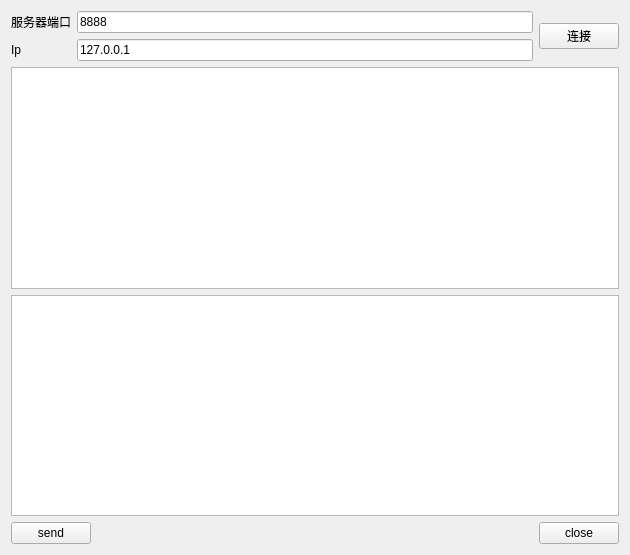
<?xml version="1.0" encoding="UTF-8"?>
<ui version="4.0">
 <class>ClienWidget</class>
 <widget class="QWidget" name="ClienWidget">
  <property name="geometry">
   <rect>
    <x>0</x>
    <y>0</y>
    <width>630</width>
    <height>555</height>
   </rect>
  </property>
  <property name="windowTitle">
   <string>Form</string>
  </property>
  <layout class="QGridLayout" name="gridLayout">
   <item row="0" column="0">
    <widget class="QLabel" name="labelPort">
     <property name="text">
      <string>服务器端口</string>
     </property>
    </widget>
   </item>
   <item row="0" column="1" colspan="2">
    <widget class="QLineEdit" name="lineEditPort">
     <property name="text">
      <string>8888</string>
     </property>
    </widget>
   </item>
   <item row="1" column="0">
    <widget class="QLabel" name="label_2">
     <property name="text">
      <string>Ip</string>
     </property>
    </widget>
   </item>
   <item row="1" column="1" colspan="2">
    <widget class="QLineEdit" name="lineEditIP">
     <property name="text">
      <string>127.0.0.1</string>
     </property>
    </widget>
   </item>
   <item row="2" column="0" colspan="4">
    <widget class="QTextEdit" name="textEditRead">
     <property name="readOnly">
      <bool>true</bool>
     </property>
    </widget>
   </item>
   <item row="3" column="0" colspan="4">
    <widget class="QTextEdit" name="textEditWrite"/>
   </item>
   <item row="4" column="0" colspan="2">
    <widget class="QPushButton" name="pushButtonsend">
     <property name="text">
      <string>send</string>
     </property>
    </widget>
   </item>
   <item row="4" column="2">
    <spacer name="horizontalSpacer">
     <property name="orientation">
      <enum>Qt::Horizontal</enum>
     </property>
     <property name="sizeHint" stdset="0">
      <size>
       <width>447</width>
       <height>20</height>
      </size>
     </property>
    </spacer>
   </item>
   <item row="4" column="3">
    <widget class="QPushButton" name="pushButtonclose">
     <property name="text">
      <string>close</string>
     </property>
    </widget>
   </item>
   <item row="0" column="3" rowspan="2">
    <widget class="QPushButton" name="pushButtonConnect">
     <property name="text">
      <string>连接</string>
     </property>
    </widget>
   </item>
  </layout>
 </widget>
 <resources/>
 <connections/>
</ui>
